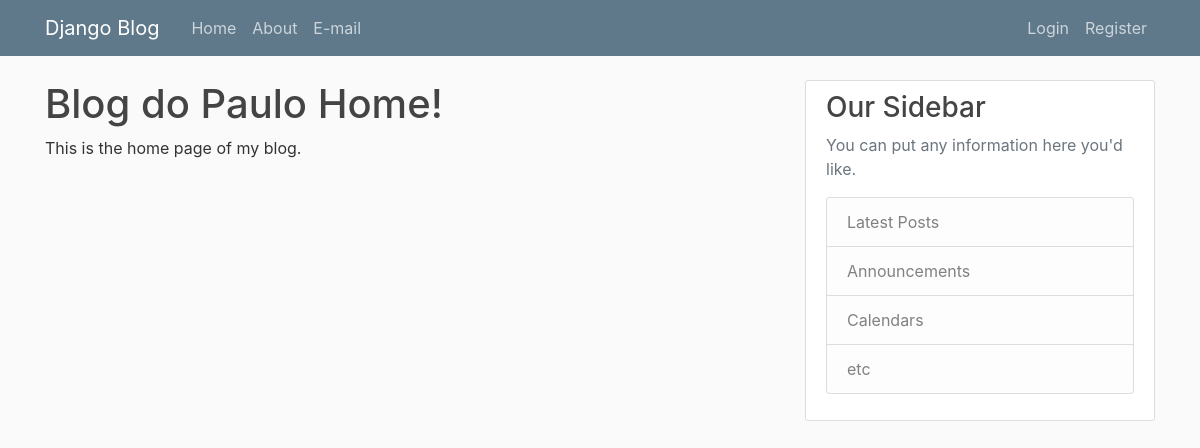
The app's page /, older data.
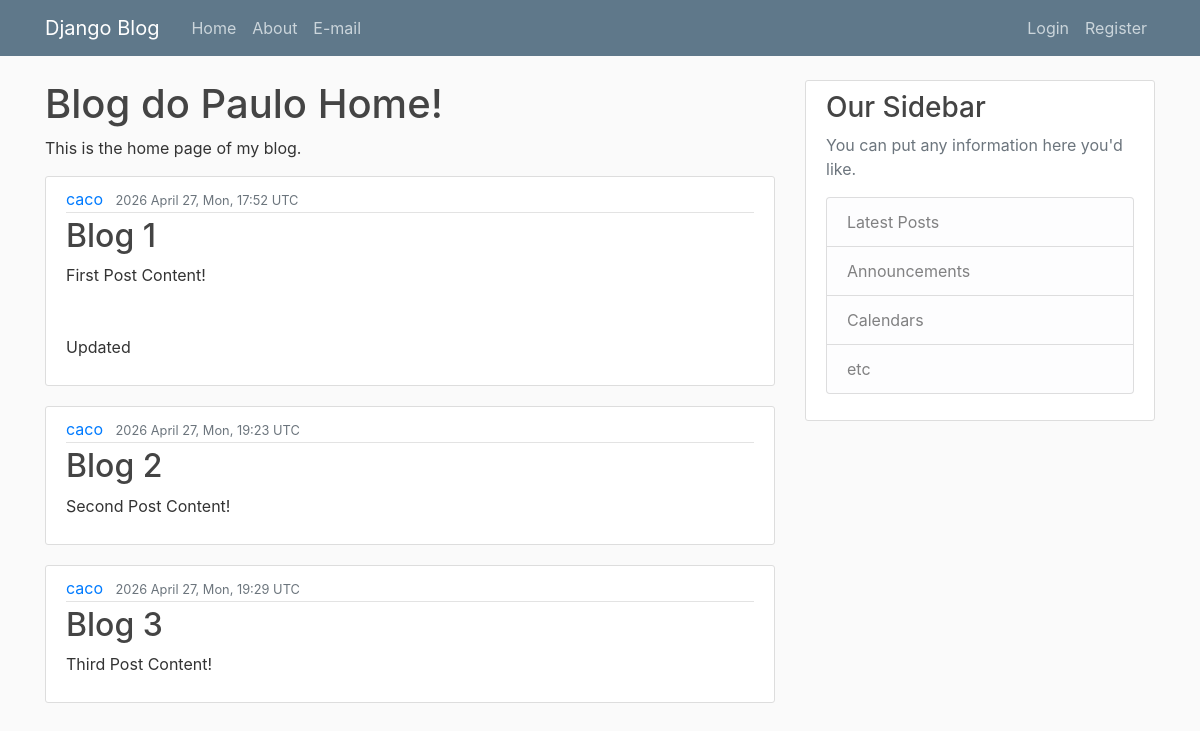
The same page, newer data.
### blog/models.py (models this page shows, shortened)
class Post(models.Model):
    title = models.CharField(max_length=100)
    content = models.TextField()
    date_posted = models.DateTimeField(auto_now_add = True)
    date_updated = models.DateTimeField(default = timezone.now)
    author = models.ForeignKey(User, on_delete=models.CASCADE)

### blog/views.py (the view)
# urls.py: path('', views.home, name = 'blog-home'),
def home(request):
    context = {
        'posts': Post.objects.all()
    }
    return render(request, 'blog/home.html', context)

### blog/templates/blog/home.html
{% extends "blog/base.html" %}
{% block content %}
    <h1>Blog do Paulo Home!</h1>
    <p>This is the home page of my blog.</p>
    {% for post in posts%}
        <article class="media content-section">
            <div class="media-body">
                <div class="article-metadata">
                <a class="mr-2" href="#">{{ post.author }}</a>
                <small class="text-muted">{{ post.date_posted|date:"Y F d, D, H:i e"}}</small>
                </div>
                <h2><a class="article-title" href="#">{{ post.title }}</a></h2>
                <p class="article-content">{{ post.content }}</p>
            </div>
        </article>
    {% endfor %}
{% endblock content %}

### blog/templates/blog/base.html (shortened to what this page needs)
{% load static %}
<!DOCTYPE html>
<html>
    <head>
        <link rel="stylesheet" href="https://cdn.jsdelivr.net/npm/bootstrap@4.0.0/dist/css/bootstrap.min.css">
        <link rel="stylesheet" type = "text/css" href = "{% static 'blog/main.css' %}">
    </head>
    <body>
        <header class="site-header">
            <nav class="navbar navbar-expand-md navbar-dark bg-steel fixed-top">
                <div class="container">
                    <a class="navbar-brand mr-4" href="/">Django Blog</a>
                    <div class="collapse navbar-collapse" id="navbarToggle">
                        <div class="navbar-nav mr-auto">
                            <a class="nav-item nav-link" href="{% url 'blog-home' %}">Home</a>
                            <a class="nav-item nav-link" href="{% url 'blog-about' %}">About</a>
                            <a class="nav-item nav-link" >E-mail</a>
                        </div>
                        <div class="navbar-nav">
                            {% if user.is_authenticated %}
                                <form method="POST" action="{% url 'profile' %}" style="display: inline;">
                                    {% csrf_token %}
                                    <button type="submit" class="btn btn-outline-light btn-sm ml-2">Profile</button>
                                </form>
                                <form method="POST" action="{% url 'logout' %}" style="display: inline;">
                                    {% csrf_token %}
                                    <button type="submit" class="btn btn-outline-light btn-sm ml-2">Logout</button>
                                </form>
                            {% else %}
                                <a class="nav-item nav-link" href="{% url 'login' %}">Login</a>
                                <a class="nav-item nav-link" href="{% url 'register' %}">Register</a>
                            {% endif %}
                        </div>
                    </div>
                </div>
            </nav>
        </header>
        <main role="main" class="container">
            <div class="row">
                <div class="col-md-8">
                    {% block content %}{% endblock %}
                </div>
                <div class="col-md-4">
                    <div class="content-section">
                        <h3>Our Sidebar</h3>
                        <p class='text-muted'>You can put any information here you'd like.
                        <ul class="list-group">
                            <li class="list-group-item list-group-item-light">Latest Posts</li>
                            <li class="list-group-item list-group-item-light">Announcements</li>
                            <li class="list-group-item list-group-item-light">Calendars</li>
                            <li class="list-group-item list-group-item-light">etc</li>
                        </ul>
                        </p>
                    </div>
                </div>
            </div>
        </main>
    </body>
</html>

### blog/static/blog/main.css (style rules this page uses)
body { background: #fafafa; color: #333333; margin-top: 5rem; }
h1, h2, h3, h4, h5, h6 { color: #444444; }
ul { margin: 0; }
.bg-steel { background-color: #5f788a; }
.site-header .navbar-nav .nav-link { color: #cbd5db; }
.content-section { background: #ffffff; padding: 10px 20px; border: 1px solid #dddddd; border-radius: 3px; margin-bottom: 20px; }
.article-title { color: #444444; }
.article-content { white-space: pre-line; }
.article-metadata { padding-bottom: 1px; margin-bottom: 4px; border-bottom: 1px solid #e3e3e3 }

Row changes from the older to the newer data that the page shows:
added Post: author "caco", date_posted "2026 April 27, Mon, 17:52 UTC", title "Blog 1", content "First Post Content! Updated"
added Post: author "caco", date_posted "2026 April 27, Mon, 19:23 UTC", title "Blog 2", content "Second Post Content!"
added Post: author "caco", date_posted "2026 April 27, Mon, 19:29 UTC", title "Blog 3", content "Third Post Content!"
